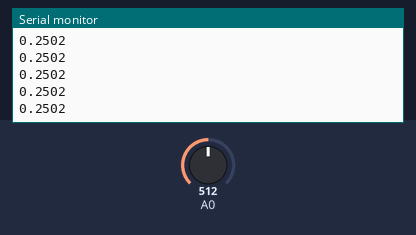
Bench run of a sketch on a simulated Arduino Uno, built with avr-gcc and run on an emulated ATmega328P. On the bench: the last lines printed to the serial monitor. The inputs (shaded band) are chosen by the test bench; at power-on: A0 = 512.

Above: at 1.2 s.
1.3 s: A0 set to 716
At 2.4 s:
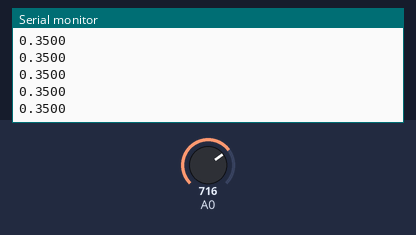
2.8 s: A0 set to 900
At 3.9 s:
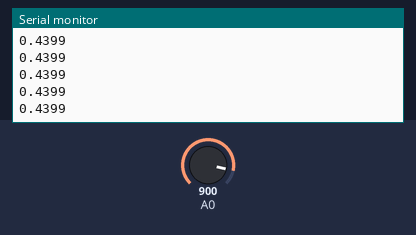
Timing chart, 0 to 5.8 s (numbered marks = the images above; inputs shaded):
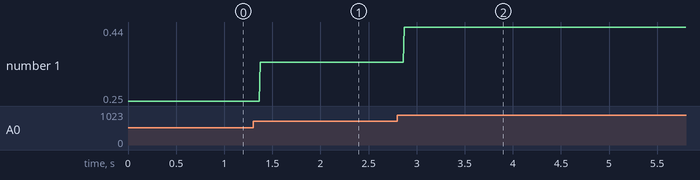

The sketch:

changeOm.ino
```cpp
void setup() {
  // put your setup code here, to run once:
Serial.begin(9600);

}

void loop() {
  // put your main code here, to run repeatedly:
  int sensor=analogRead(A0);
  float volt=sensor*(0.5/1023.0);
  Serial.println(volt,4);
}
```

Measured:
- after the input at 1.3 s, the serial monitor: prints a new line after 0.07 s (image 1)
- after the input at 2.8 s, the serial monitor: prints a new line after 0.07 s (image 2)
- plotted number 1: 0.25 → 0.35 after the input at 1.3 s, 0.35 → 0.44 after the input at 2.8 s
